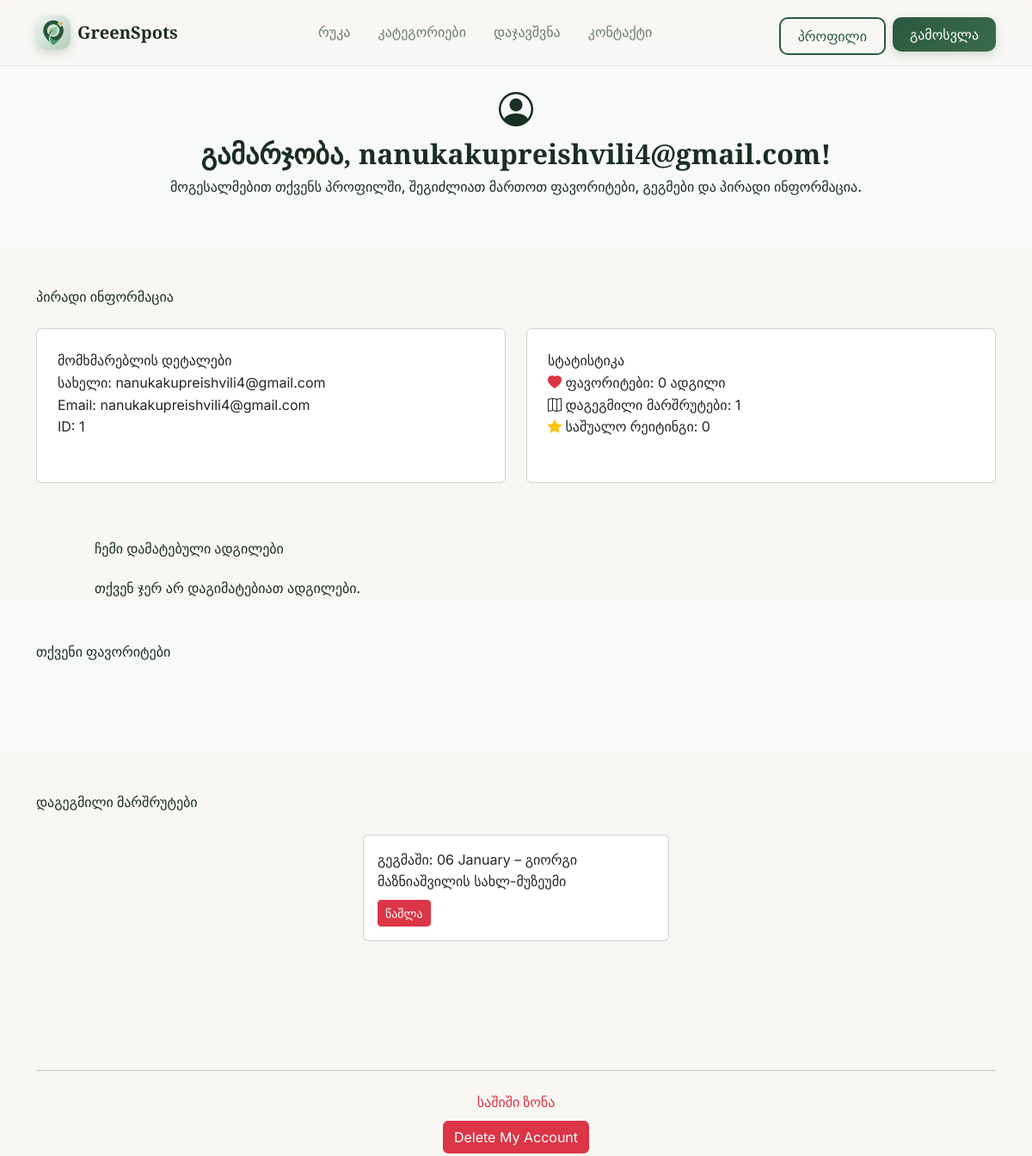
The app's page /profile (signed in, upper part), older data.
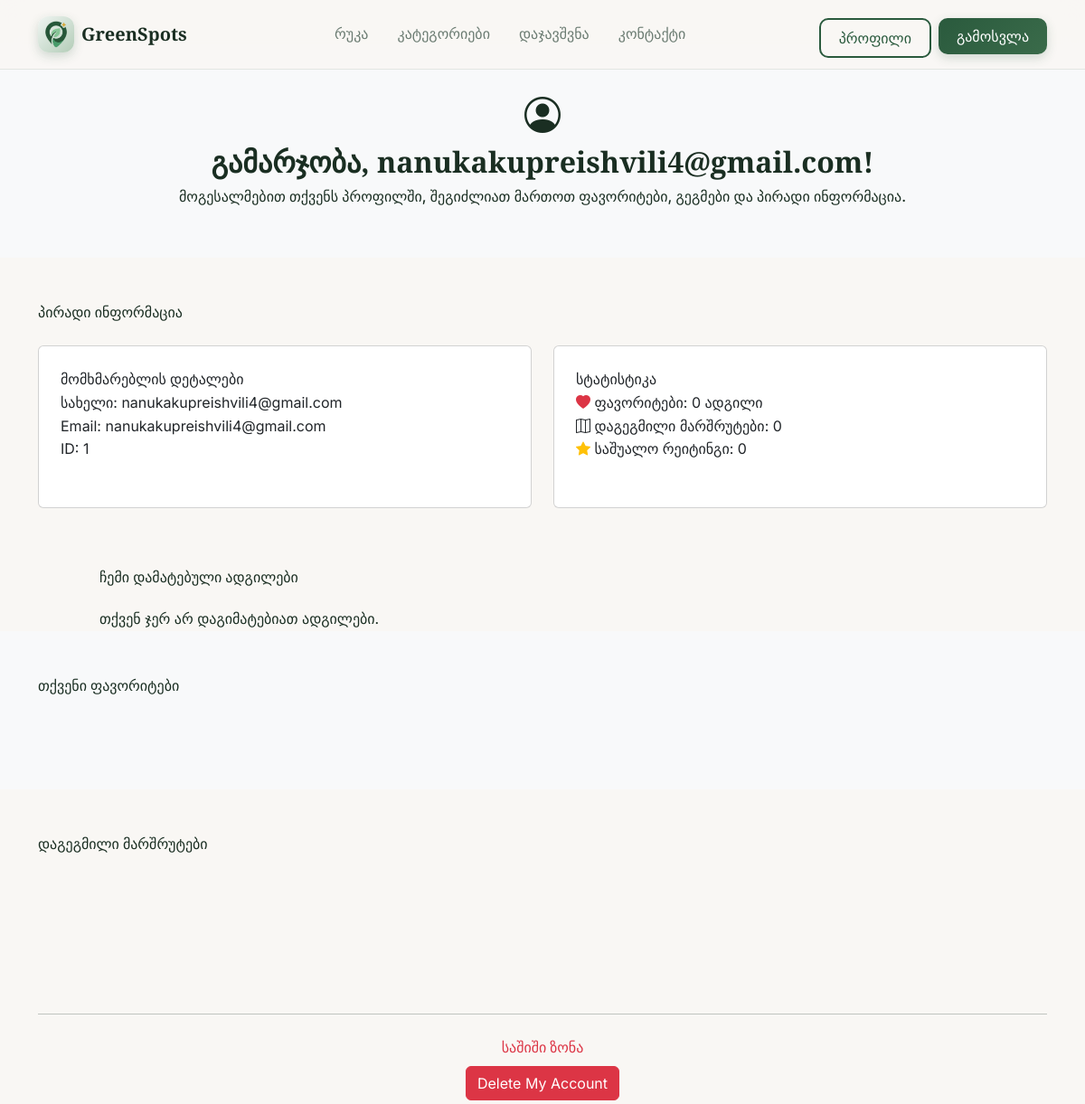
The same page, newer data.
### models.py (models this page shows, shortened)
class User(UserMixin, db.Model):
    id = db.Column(db.Integer, primary_key=True)
    username = db.Column(db.String(100), unique=True, nullable=False)
    email = db.Column(db.String(120), unique=True, nullable=False)
    password_hash = db.Column(db.String(200), nullable=False)  # <-- updated
    favorites = db.relationship('Place', secondary=favorites_table, backref=db.backref('favorited_by', lazy='select'))
    role = db.Column(db.String(50), default="user")  # optional
    is_admin = db.Column(db.Boolean, default=False)
    def calculate_avg_rating(self):
        if not self.favorites:
            return 0
        total = sum(place.rating for place in self.favorites if getattr(place, 'rating', 0))
        count = sum(1 for place in self.favorites if getattr(place, 'rating', 0) is not None)
        return round(total / count, 1) if count else 0

class PlannedRoute(db.Model):
    id = db.Column(db.Integer, primary_key=True)
    user_id = db.Column(db.Integer, db.ForeignKey('user.id'))
    place_id = db.Column(db.Integer, db.ForeignKey('place.id'))
    date = db.Column(db.Date, nullable=False)
    user = db.relationship('User', backref='routes')
    place = db.relationship('Place', backref='planned_routes')

class Place(db.Model):
    id = db.Column(db.Integer, primary_key=True)
    name = db.Column(db.String(150), nullable=False)
    description = db.Column(db.Text, nullable=False)
    category = db.Column(db.String(50), nullable=False)
    region = db.Column(db.String(50))
    image = db.Column(db.String(200))
    latitude = db.Column(db.Float, nullable=True)
    longitude = db.Column(db.Float, nullable=True)
    rating = db.Column(db.Float)
    user_id = db.Column(db.Integer, db.ForeignKey('user.id'))
    user = db.relationship('User', backref='places')
    ratings = db.relationship('Rating', backref='place', lazy=True)

### app.py (the view)
@app.route("/profile")
@login_required
def profile():
    my_places = Place.query.filter_by(user_id=current_user.id).all()
    try:
        favorites = current_user.favorites or []
    except Exception:
        favorites = []
    try:
        avg_rating = current_user.calculate_avg_rating()
    except Exception:
        avg_rating = 0
    planned_routes = PlannedRoute.query.filter(PlannedRoute.user_id == current_user.id).all()
    return render_template(
        "profile.html",
        favorites=favorites,
        planned_routes=planned_routes,
        my_places=my_places,
        avg_rating=avg_rating
    )

### app.py (called while the page is built)
@login_manager.user_loader
def load_user(user_id):
    return db.session.get(User, int(user_id))

### templates/profile.html (shortened to what this page needs)
{% extends "base.html" %}
{% block css %}
<link rel="stylesheet" href="{{ url_for('static', filename='css/reset.css') }}">
<link rel="stylesheet" href="{{ url_for('static', filename='css/index.css') }}">
<link rel="stylesheet" href="{{ url_for('static', filename='css/dashboard.css') }}">
<link rel="stylesheet" href="{{ url_for('static', filename='css/profile.css') }}">
<link rel="stylesheet" href="https://cdn.jsdelivr.net/npm/slick-carousel@1.8.1/slick/slick.css"/>
<link rel="stylesheet" href="https://cdn.jsdelivr.net/npm/slick-carousel@1.8.1/slick/slick-theme.css"/>
{% endblock %}
{% block content %}
<section class="profile-header py-5 mt-5 text-center bg-light">
    <div class="container">
        <i class="bi bi-person-circle fs-1 mb-3"></i>
        <h1 class="hero-title">გამარჯობა, {{ current_user.username }}!</h1>
        <p class="hero-slogan-georgian">მოგესალმებით თქვენს პროფილში, შეგიძლიათ მართოთ ფავორიტები, გეგმები და პირადი ინფორმაცია.</p>
    </div>
</section>
<section class="profile-details py-5">
    <div class="container">
        <h2 class="mb-4">პირადი ინფორმაცია</h2>
        <div class="row g-4">
            <div class="col-md-6">
                <div class="card p-4 h-100">
                    <h5>მომხმარებლის დეტალები</h5>
                    <p><strong>სახელი:</strong> {{ current_user.username }}</p>
                    <p><strong>Email:</strong> {{ current_user.email }}</p>
                    <p><strong>ID:</strong> {{ current_user.id }}</p>
                </div>
            </div>
            <div class="col-md-6">
                <div class="card p-4 h-100">
                    <h5>სტატისტიკა</h5>
                    <p><i class="bi bi-heart-fill text-danger"></i> ფავორიტები: {{ favorites|length }} ადგილი</p>
                    <p><i class="bi bi-map"></i> დაგეგმილი მარშრუტები: {{ planned_routes|length }}</p>
                    <p><i class="bi bi-star-fill text-warning"></i> საშუალო რეიტინგი: {{ avg_rating }}</p>
                </div>
            </div>
        </div>
    </div>
</section>
<section class="added-locs">
    <h3>ჩემი დამატებული ადგილები</h3>
    <div class="my-places" style="display: flex; gap: 20px; flex-wrap: wrap;">
        {% for place in my_places %}
            <div class="place-card" id="my-place-{{ place.id }}">
                <img src="{{ url_for('static', filename='uploads/' ~ place.image) }}" alt="{{ place.name }}" style="width:200px; height:150px; object-fit:cover;">
                <div class="place-info">
                    <h5>{{ place.name }}</h5>
                    <button class="btn btn-danger btn-sm" onclick="deletePlace({{ place.id }})">წაშლა</button>
                </div>
            </div>
        {% else %}
            <p>თქვენ ჯერ არ დაგიმატებიათ ადგილები.</p>
        {% endfor %}
    </div>
</section>
<section class="profile-favorites py-5 bg-light">
    <div class="container">
        <h2 class="mb-4">თქვენი ფავორიტები</h2>
    </div>
</section>
<section class="profile-routes py-5">
    <div class="container">
        <h2 class="mb-4">დაგეგმილი მარშრუტები</h2>
        <div class="routes-slider">
            {% for route in current_user.routes %}
              <div class="card p-3 h-100 mx-2">
                  <p>გეგმაში: {{ route.date.strftime('%d %B') }} – {{ route.place.name }}</p>
                  <form method="POST" action="{{ url_for('delete_route', route_id=route.id) }}">
                    <button type="submit" class="btn btn-danger btn-sm">წაშლა</button>
                  </form>
              </div>
            {% endfor %}
        </div>
    </div>
</section>
<section class="py-5">
    <div class="container text-center">
        <hr class="my-4">
        <h4 class="text-danger">საშიში ზონა</h4>
        <form action="{{ url_for('auth_bp.delete_account') }}" method="POST"
              onsubmit="return confirm('This will permanently delete your account. Are you sure?');">
            <button type="submit" class="btn btn-danger">
                Delete My Account
            </button>
        </form>
    </div>
</section>
{% endblock %}

### templates/base.html (shortened to what this page needs)
<!DOCTYPE html>
<html lang="en">
<head>
    <link href="https://cdn.jsdelivr.net/npm/bootstrap@5.3.2/dist/css/bootstrap.min.css" rel="stylesheet">
    <link href="https://cdn.jsdelivr.net/npm/bootstrap-icons@1.11.1/font/bootstrap-icons.css" rel="stylesheet">
    {% block css %}{% endblock %}
</head>
<body>
{% include "header.html" %}
{% block content %}
{% endblock %}
</body>
</html>

### templates/header.html (shortened to what this page needs)
<nav class="navbar navbar-expand-lg navbar-greenspots fixed-top">
    <div class="container">
        <a class="navbar-brand" href="{{ url_for('home') }}">
            <div class="brand-icon">
                <img src="{{ url_for('static', filename='img/logo.png') }}" alt="logo" width="30" height="30">
            </div>
            GreenSpots
        </a>
        <div class="collapse navbar-collapse" id="navbarNav">
            <ul class="navbar-nav mx-auto">
                <li class="nav-item"><a class="nav-link" href="{{ url_for('map_page') }}">რუკა</a></li>
                <li class="nav-item"><a class="nav-link" href="{{ url_for('categories') }}">კატეგორიები</a></li>
                <li class="nav-item"><a class="nav-link" href="{{ url_for ('booking')}}">დაჯავშვნა</a></li>
                <li class="nav-item"><a class="nav-link" href="{{ url_for ('contact')}}">კონტაქტი</a></li>
            </ul>
            <div class="d-flex gap-2">
                {% if current_user.is_authenticated %}
                    <a href="{{ url_for('profile') }}"><button class="btn btn-outline-green">პროფილი</button></a>
                    <a href="{{ url_for('auth_bp.logout') }}"><button class="btn btn-primary-green">გამოსვლა</button></a>
                {% else %}
                    <a href="{{ url_for('auth_bp.login') }}"><button class="btn btn-outline-green">ავტორიზაცია</button></a>
                    <a href="{{ url_for('auth_bp.register') }}"><button class="btn btn-primary-green">რეგისტრაცია</button></a>
                {% endif %}
            </div>
        </div>
    </div>
</nav>

### static/css/index.css (style rules this page uses)
:root { --forest-50: #f0f5f2; --forest-100: #d9e6de; --forest-200: #b3cdb8; --forest-300: #6b9b7a; --forest-400: #4a7d5a; --forest-500: #3a6b4a; --forest-600: #2a5a3d; --forest-700: #234a33; --forest-800: #1c3a28; --forest-900: #152a1e; --sand-50: #fdfcfa; --sand-100: #f7f4ef; --sand-200: #ede7db; --sand-300: #d9cfbc; --sand-400: #c9a855; --sand-500: #d4a234; --background: #f9f7f4; --foreground: #1a2e22; --muted: #6b7c72; --accent: #d4a234; }
html { scroll-behavior: smooth; }
* { margin: 0; padding: 0; box-sizing: border-box; }
body { font-family: "ALK life", 'Inter', sans-serif; background-color: var(--background); color: var(--foreground); line-height: 1.6; }
h1, h2, h3, h4, h5, h6 { font-family: 'Playfair Display', "ALK life", serif; }
.navbar-greenspots { background: rgba(249, 247, 244, 0.9); backdrop-filter: blur(12px); border-bottom: 1px solid rgba(42, 90, 61, 0.1); padding: 0.75rem 0; transition: all 0.3s ease; }
.navbar-brand { display: flex; align-items: center; gap: 0.5rem; font-family: 'Playfair Display', serif; font-size: 1.25rem; font-weight: 600; color: var(--foreground) !important; text-decoration: none; }
.brand-icon { width: 40px; height: 40px; background: linear-gradient(135deg, var(--forest-50), var(--forest-200)); border-radius: 12px; display: flex; align-items: center; justify-content: center; color: white; box-shadow: 0 4px 12px rgba(42, 90, 61, 0.2); transition: box-shadow 0.3s ease; }
.nav-link { color: var(--muted) !important; font-weight: 500; transition: color 0.3s ease; padding: 0.5rem 1rem !important; }
.btn-primary-green { background: linear-gradient(135deg, var(--forest-600), var(--forest-500)); border: none; color: white; padding: 0.5rem 1.25rem; border-radius: 10px; font-weight: 500; transition: all 0.3s ease; box-shadow: 0 4px 12px rgba(42, 90, 61, 0.2); }
.btn-outline-green { background: transparent; border: 2px solid var(--forest-600); color: var(--forest-600); padding: 0.5rem 1.25rem; border-radius: 10px; font-weight: 500; transition: all 0.3s ease; }
.hero-title { font-size: 4rem; font-weight: 700; margin-bottom: 1rem; animation: fadeUp 0.6s ease-out 0.1s forwards; opacity: 0; }
.hero-slogan-georgian { font-size: 1.5rem; font-weight: 500; margin-bottom: 0.5rem; opacity: 0.9; animation: fadeUp 0.6s ease-out 0.2s forwards; opacity: 0; }
img { max-width: 100%; height: auto; }
body { overflow-x: hidden; }

### static/css/dashboard.css (style rules this page uses)
body { font-family: "ALK life", 'Inter', sans-serif; margin: 0; padding: 0; }
html { scroll-behavior: smooth; }
.card.h-100 { display: flex; flex-direction: column; }

### static/css/profile.css (style rules this page uses)
body { font-family: "ALK life", 'Inter', sans-serif; margin: 0; padding: 0; }
html { scroll-behavior: smooth; }
.profile-header { padding: 3rem 1rem; text-align: center; }
.profile-header i.bi-person-circle { font-size: 3rem; margin-bottom: 0.5rem; }
.profile-header h1.hero-title { margin-bottom: 0.5rem; line-height: 1.2; font-size: 2rem; }
.profile-header p.hero-slogan-georgian { font-size: 1rem; line-height: 1.4; }
.profile-details .card { padding: 1rem; min-height: 180px; }
.profile-details h2 { margin-bottom: 1.5rem; }
.profile-favorites h2 { margin-bottom: 1.5rem; }
.profile-routes h2 { margin-bottom: 1.5rem; }
.row.g-4 > [class*="col-"] { margin-bottom: 1rem; }
.btn { margin-top: 0.5rem; }
.added-locs { margin-left: 110px; }
.my-places { display: grid; grid-template-columns: repeat(auto-fill, minmax(240px, 1fr)); gap: 20px; margin-top: 20px; }

Row changes from the older to the newer data that the page shows:
removed PlannedRoute: date "06 January", place.name "გიორგი მაზნიაშვილის სახლ-მუზეუმი"
Text that changed along with them:
{{ planned_routes|length }}: "1" → "0"
